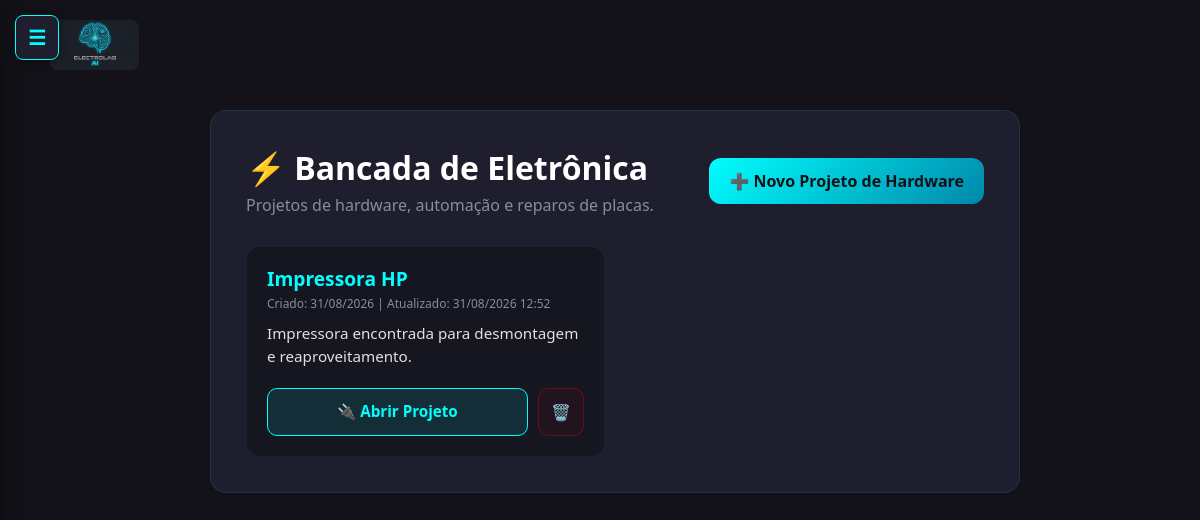
Page /projetos/eletronica/ on the earlier database version.
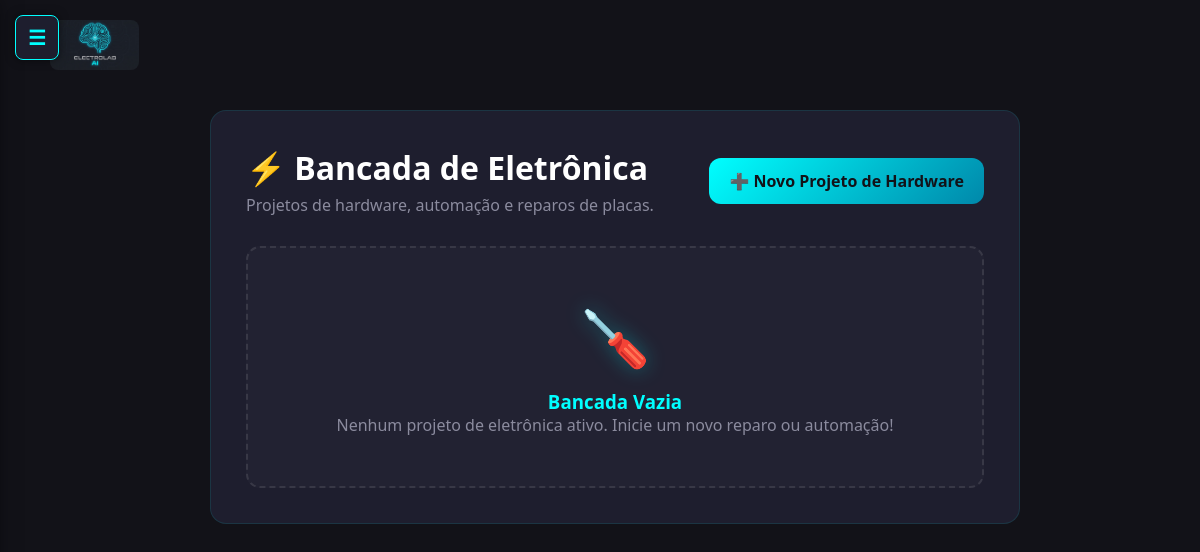
Same page on the later database version.
### projects/models.py (models this page shows, shortened)
class Project(models.Model):
    name = models.CharField(max_length=200)
    description = models.TextField(blank=True, null=True)
    created_at = models.DateTimeField(auto_now_add=True)
    updated_at = models.DateTimeField(auto_now=True)
    TIPO_CHOICES = (
        ('eletronica', 'Eletrônica e Hardware'),
        ('programacao', 'Programação e Software'),
    )
    tipo = models.CharField(max_length=20, choices=TIPO_CHOICES, default='eletronica')

### projects/views.py (the view)
# urls.py: path('eletronica/', views.lista_eletronica, name='list_electronics'),
def lista_eletronica(request):
    projetos = Project.objects.filter(tipo='eletronica').order_by('-created_at')
    return render(request, 'projects/list_electronics.html', {'projects': projetos})

### templates/projects/list_electronics.html (shortened to what this page needs)
{% extends 'base.html' %}
{% load static %}
{% block content %}
{% include 'includes/logo.html' %}
<div class="container" style="max-width: 900px; margin-top: 15px;">
    <div style="background: var(--deep-navy); padding: 35px; border-radius: 16px; border: 1px solid rgba(0,255,255,0.1);">
        <div style="display: flex; justify-content: space-between; align-items: center; flex-wrap: wrap; gap: 15px; margin-bottom: 30px;">
            <div>
                <h1 style="margin: 0; color: #FFFFFF;">⚡ Bancada de Eletrônica</h1>
                <p style="color: var(--text-muted); margin: 5px 0 0 0;">Projetos de hardware, automação e reparos de placas.</p>
            </div>
            <a href="{% url 'project_create' %}?tipo=eletronica" class="btn-new-project">
                ➕ Novo Projeto de Hardware
            </a>
        </div>
        <div class="projects-grid">
            {% for project in projects %}
                <div class="project-card">
                    <div class="project-header">
                        <h3 class="project-title">{{ project.name }}</h3>
                    </div>
                    <div style="font-size: 0.75rem; color: var(--text-muted); margin-bottom: 10px;">
                        Criado: {{ project.created_at|date:"d/m/Y" }} | Atualizado: {{ project.updated_at|date:"d/m/Y H:i" }}
                    </div>
                    <p class="project-desc">{{ project.description|default:"Iniciando diagnóstico e separação de componentes..."|truncatechars:90 }}</p>
                    <div style="display: flex; gap: 10px;">
                        <a href="{% url 'project_chat' project.id %}" class="btn-chat" style="flex: 1;">
                            🔌 Abrir Projeto
                        </a>
                        <a href="{% url 'project_delete' project.id %}" onclick="return confirm('ATENÇÃO: Tem certeza que deseja excluir este projeto de eletrônica e todo o histórico do chat? Isso não pode ser desfeito!');" class="btn-delete" title="Excluir Projeto">
                            🗑️
                        </a>
                    </div>
                </div>
            {% empty %}
                <div class="empty-state">
                    <div class="empty-icon">🪛</div>
                    <h3 style="color: var(--vibrant-cyan);">Bancada Vazia</h3>
                    <p style="color: var(--text-muted);">Nenhum projeto de eletrônica ativo. Inicie um novo reparo ou automação!</p>
                </div>
            {% endfor %}
        </div>
    </div>
</div>
{% endblock %}

Differences in the rows shown:
removed Project: name "Impressora HP", created_at "31/08/2026", updated_at "31/08/2026 12:52", description "Impressora encontrada para desmontagem e reaproveitamento."
Other differences:
text now shown: "🪛 Bancada Vazia Nenhum projeto de eletrônica ativo. Inicie um novo reparo ou automação!"
